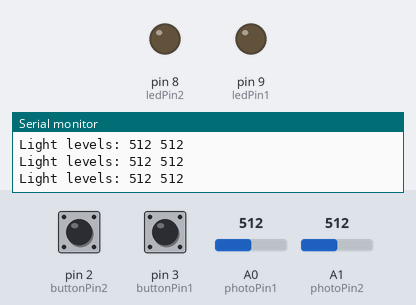
Bench run of a sketch on a simulated Arduino Uno, built with avr-gcc and run on an emulated ATmega328P. Parts: output pins drawn as LEDs (lit = HIGH), the last lines printed to the serial monitor. Inputs (shaded band) come from the test bench; at power-on: A0 (photoPin1) = 512, A1 (photoPin2) = 512, pin 2 (buttonPin2) LOW, pin 3 (buttonPin1) LOW.

Above: at 1.2 s.
1.3 s: A0 (photoPin1) set to 197
2.8 s: A0 (photoPin1) set to 183
At 4.0 s:
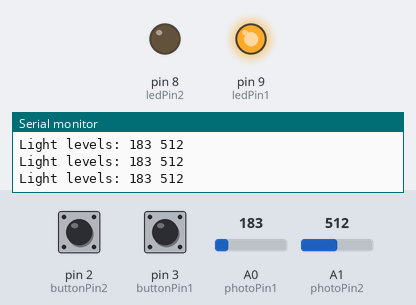
4.3 s: A1 (photoPin2) set to 208
5.8 s: A1 (photoPin2) set to 178
At 7.0 s:
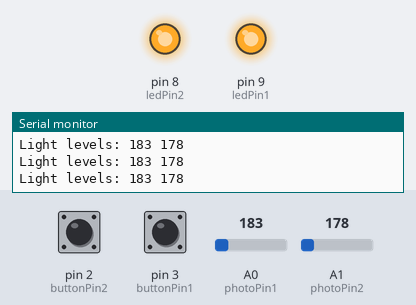
7.3 s: A0 (photoPin1) set to 200
At 8.6 s:
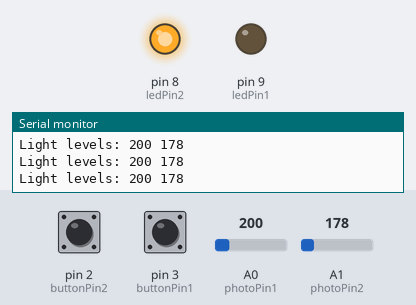
8.9 s: A0 (photoPin1) set to 180
At 10.2 s:
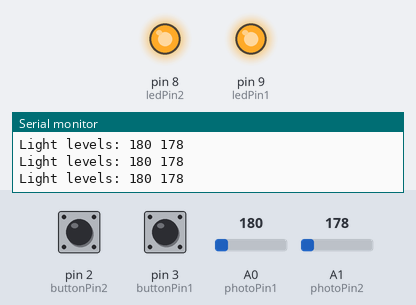
Timing chart, 0 to 11.9 s (numbered marks = the images above; inputs shaded):
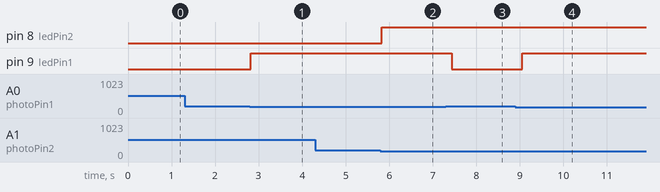

The sketch:

Day6_Two_Buttons_Two_Photoresistors.ino
```cpp
const int buttonPin1 = 3;  // Pin for button 1
const int buttonPin2 = 2;  // Pin for button 2
const int ledPin1 = 9;     // Pin for LED 1
const int ledPin2 = 8;     // Pin for LED 2
const int photoPin1 = A0;
const int photoPin2 = A1;
const int lightThreshold = 190;

// initial states
int buttonState1 = 0;
int buttonState2 = 0;
int lightLevel1 = 0;
int lightLevel2 = 0;

// debounce variables
unsigned long lastUpdatedTime = 0;
unsigned long delayTime = 200;

void setup() {
  pinMode(buttonPin1, INPUT);  // Button 1 configured as input
  pinMode(buttonPin2, INPUT);  // Button 2 configured as input
  pinMode(ledPin1, OUTPUT);    // LED 1 configured as output
  pinMode(ledPin2, OUTPUT);    // LED 2 configured as output

  Serial.begin(9600);
}

void loop() {
  buttonState1 = digitalRead(buttonPin1);
  buttonState2 = digitalRead(buttonPin2);

  if (millis() - lastUpdatedTime > delayTime) {

    lightLevel1 = analogRead(photoPin1);
    lightLevel2 = analogRead(photoPin2);

    Serial.print("Light levels: ");
    Serial.print(lightLevel1);
    Serial.print(" ");
    Serial.println(lightLevel2);

    if (buttonState1 == HIGH || lightLevel1 < lightThreshold) {
      digitalWrite(ledPin1, HIGH);
    } else {
      digitalWrite(ledPin1, LOW);
    }

    if (buttonState2 == HIGH || lightLevel2 < lightThreshold) {
      digitalWrite(ledPin2, HIGH);
    } else {
      digitalWrite(ledPin2, LOW);
    }

    lastUpdatedTime = millis();
  }
}
```

Measured:
- the behaviour switches between 190 and 189 on A0 (photoPin1) (found by bisection; images 0 and 1)
- the behaviour switches between 190 and 189 on A1 (photoPin2) (found by bisection; images 1 and 2)
- after the input at 2.8 s, pin 9 (ledPin1): LOW → HIGH at once
- after the input at 5.8 s, pin 8 (ledPin2): LOW → HIGH at once
- after the input at 7.3 s, pin 9 (ledPin1): HIGH → LOW after 0.14 s
- after the input at 8.9 s, pin 9 (ledPin1): LOW → HIGH after 0.15 s
